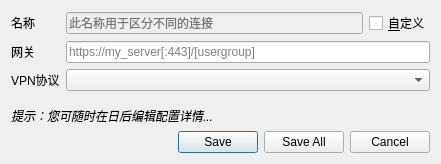
<?xml version="1.0" encoding="UTF-8"?>
<ui version="4.0">
 <class>NewProfileDialog</class>
 <widget class="QDialog" name="NewProfileDialog">
  <property name="geometry">
   <rect>
    <x>0</x>
    <y>0</y>
    <width>441</width>
    <height>164</height>
   </rect>
  </property>
  <property name="windowTitle">
   <string>新配置</string>
  </property>
  <layout class="QVBoxLayout" name="verticalLayout">
   <item>
    <layout class="QFormLayout" name="formLayout">
     <property name="fieldGrowthPolicy">
      <enum>QFormLayout::ExpandingFieldsGrow</enum>
     </property>
     <item row="0" column="0">
      <widget class="QLabel" name="labelName">
       <property name="text">
        <string>名称</string>
       </property>
       <property name="buddy">
        <cstring>lineEditName</cstring>
       </property>
      </widget>
     </item>
     <item row="0" column="1">
      <layout class="QHBoxLayout" name="horizontalLayout">
       <item>
        <widget class="QLineEdit" name="lineEditName">
         <property name="enabled">
          <bool>false</bool>
         </property>
         <property name="toolTip">
          <string>此名称用于区分不同的连接</string>
         </property>
         <property name="placeholderText">
          <string>此名称用于区分不同的连接</string>
         </property>
        </widget>
       </item>
       <item>
        <widget class="QCheckBox" name="checkBoxCustomize">
         <property name="text">
          <string>&amp;自定义</string>
         </property>
        </widget>
       </item>
      </layout>
     </item>
     <item row="1" column="0">
      <widget class="QLabel" name="labelGateway">
       <property name="text">
        <string>网关</string>
       </property>
       <property name="buddy">
        <cstring>lineEditGateway</cstring>
       </property>
      </widget>
     </item>
     <item row="1" column="1">
      <widget class="QLineEdit" name="lineEditGateway">
       <property name="toolTip">
        <string>请输入主机名；端口号可选，格式为：主机名:端口</string>
       </property>
       <property name="placeholderText">
        <string>https://my_server[:443]/[usergroup]</string>
       </property>
       <property name="clearButtonEnabled">
        <bool>true</bool>
       </property>
      </widget>
     </item>
     <item row="2" column="0">
      <widget class="QLabel" name="protocolLabel">
       <property name="text">
        <string>VPN协议</string>
       </property>
       <property name="buddy">
        <cstring>protocolComboBox</cstring>
       </property>
      </widget>
     </item>
     <item row="2" column="1">
      <widget class="QComboBox" name="protocolComboBox">
       <property name="sizePolicy">
        <sizepolicy hsizetype="MinimumExpanding" vsizetype="Fixed">
         <horstretch>0</horstretch>
         <verstretch>0</verstretch>
        </sizepolicy>
       </property>
      </widget>
     </item>
    </layout>
   </item>
   <item>
    <spacer name="verticalSpacer">
     <property name="orientation">
      <enum>Qt::Vertical</enum>
     </property>
     <property name="sizeHint" stdset="0">
      <size>
       <width>20</width>
       <height>40</height>
      </size>
     </property>
    </spacer>
   </item>
   <item>
    <widget class="QLabel" name="labelNote">
     <property name="font">
      <font>
       <italic>true</italic>
      </font>
     </property>
     <property name="text">
      <string>提示：您可随时在日后编辑配置详情...</string>
     </property>
    </widget>
   </item>
   <item>
    <widget class="QDialogButtonBox" name="buttonBox">
     <property name="orientation">
      <enum>Qt::Horizontal</enum>
     </property>
     <property name="standardButtons">
      <set>QDialogButtonBox::Cancel|QDialogButtonBox::Save|QDialogButtonBox::SaveAll</set>
     </property>
    </widget>
   </item>
  </layout>
 </widget>
 <tabstops>
  <tabstop>lineEditGateway</tabstop>
  <tabstop>protocolComboBox</tabstop>
  <tabstop>checkBoxCustomize</tabstop>
  <tabstop>lineEditName</tabstop>
 </tabstops>
 <resources/>
 <connections>
  <connection>
   <sender>buttonBox</sender>
   <signal>accepted()</signal>
   <receiver>NewProfileDialog</receiver>
   <slot>accept()</slot>
   <hints>
    <hint type="sourcelabel">
     <x>257</x>
     <y>152</y>
    </hint>
    <hint type="destinationlabel">
     <x>157</x>
     <y>144</y>
    </hint>
   </hints>
  </connection>
  <connection>
   <sender>buttonBox</sender>
   <signal>rejected()</signal>
   <receiver>NewProfileDialog</receiver>
   <slot>reject()</slot>
   <hints>
    <hint type="sourcelabel">
     <x>325</x>
     <y>152</y>
    </hint>
    <hint type="destinationlabel">
     <x>286</x>
     <y>144</y>
    </hint>
   </hints>
  </connection>
  <connection>
   <sender>checkBoxCustomize</sender>
   <signal>toggled(bool)</signal>
   <receiver>lineEditName</receiver>
   <slot>setEnabled(bool)</slot>
   <hints>
    <hint type="sourcelabel">
     <x>429</x>
     <y>12</y>
    </hint>
    <hint type="destinationlabel">
     <x>296</x>
     <y>18</y>
    </hint>
   </hints>
  </connection>
 </connections>
 <slots>
  <slot>textChanged(QString)</slot>
 </slots>
</ui>
